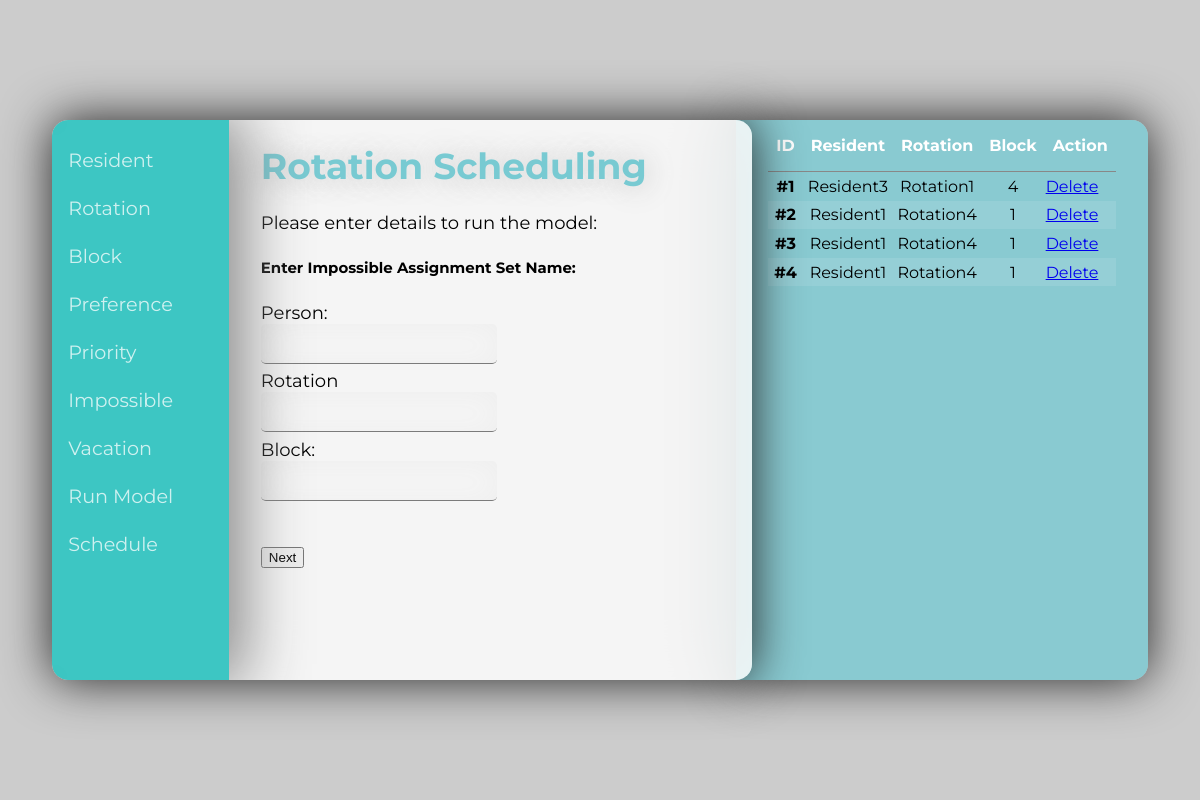
The page /impossible on the database its author committed.
### main.py (models this page shows, shortened)
class Store_Impo_data(db.Model):
  __tablename__ = 'impossible'
  impoId = db.Column('Rotation_id', db.Integer, primary_key = True) # Primary Key
  residentname = db.Column('Resident_name', db.String(50))
  rotationName = db.Column('Rotation_name', db.String(50))
  block = db.Column('Block', db.String(50))

### main.py (the view, shortened to what this page needs)
@app.route('/impossible', methods=['GET', 'POST'])
def impossible():
  result = False
  if not os.path.exists(os.path.join(basedir, 'data.db')):
    db.create_all()
  impoDatas = Store_Impo_data.query.all()
  return render_template('impossible.html', result=result, impoDatas=impoDatas)

### templates/impossible.html (shortened to what this page needs)
{% extends 'base.html' %}
{% block content %}
<div id="calc" >
  <h1>Rotation Scheduling </h1>
  <p>Please enter details to run the model:</p>
  <form action="{{ url_for('impossible') }}" method="POST">
    <h5> Enter Impossible Assignment Set Name: </h5>
    <label> Person: <input type="text" name="imp_people" required></label>
    <label> Rotation <input type="text" name="imp_rotation" required> </label>
    <label> Block: <input type="number" name="imp_block" min="1" required></label>
    <br><br>
    <input type="submit" name="next" value="Next">
  </form>
  <br><br>
</div>
{% endblock %}
{% block listItems %}
<table class="rtable">
  <thead class="thead">
    <tr class="list-header">
      <th scope="col" class="tcolumn">ID</th>
      <th scope="col" class="tcolumn">Resident</th>
      <th scope="col" class="tcolumn">Rotation</th>
      <th scope="col" class="tcolumn">Block</th>
      <th scope="col" class="tcolumn">Action</th>
    </tr>
  </thead>
  <tbody class="tbody">
    {% for impoData in impoDatas %}
    <tr class="list-item" >
      <th scope="row">#{{ impoData.impoId }}</th>
      <td style="text-align: center;">{{ impoData.residentname }}</td>
      <td style="text-align: center;">{{ impoData.rotationName }}</td>
      <td style="text-align: center;">{{ impoData.block }}</td>
      <td><a href = "/deleteImpo/{{impoData.impoId}}"> Delete </a></td>
    </tr>
{% endfor %}
  </tbody>
</table>
{% endblock %}

### templates/base.html (style rules this page uses)
html { --primary: #78CAD2; --darker: #62A8AC; --fg: white; --button: linear-gradient(45deg, rgba(1,196,191,0.8) 0%, rgba(120,202,210,1) 50%, rgba(1,196,191,0.8) 100%); font-family: 'Montserrat', sans-serif; }
input[type=number], input[type=text] { border: 0; box-sizing: border-box; border-bottom: 1px solid rgba(3, 3, 3, 0.5); border-radius: 0.3rem; font-size: large; background-color: inherit; display: block; line-height: 2rem; box-shadow: inset 0px 2px 30px #EEE; height: 2.5rem; transition: border 0.25s ease-out; }
label { display: block; margin-top: 0.4rem; }
h1 { color: var(--primary); text-shadow: 1px 1px 30px #bbb; }
* { box-sizing: border-box; }
table { border-collapse: collapse; }
.list-header { color: var(--fg); text-align: center; border-bottom: #888 solid 1px; }
.tcolumn { padding: 0 0.5rem 1rem 0.5rem; }
.list-item { transition: transform 0.25s ease-out; }
.list-item th { padding-top: 0.3rem; padding-bottom: 0.3rem; }
tbody tr:nth-child(even) { background-color: rgba(255, 255, 255, 0.1); }

### rows shown on the page
Store_Impo_data: impoId "1", residentname "Resident3", rotationName "Rotation1", block "4"
Store_Impo_data: impoId "2", residentname "Resident1", rotationName "Rotation4", block "1"
Store_Impo_data: impoId "3", residentname "Resident1", rotationName "Rotation4", block "1"
Store_Impo_data: impoId "4", residentname "Resident1", rotationName "Rotation4", block "1"
